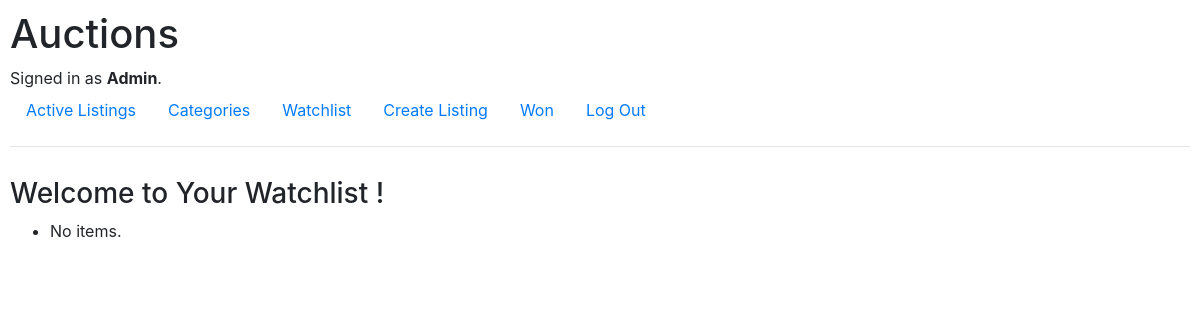
Page /watchlist/ (signed in) on the earlier database version.
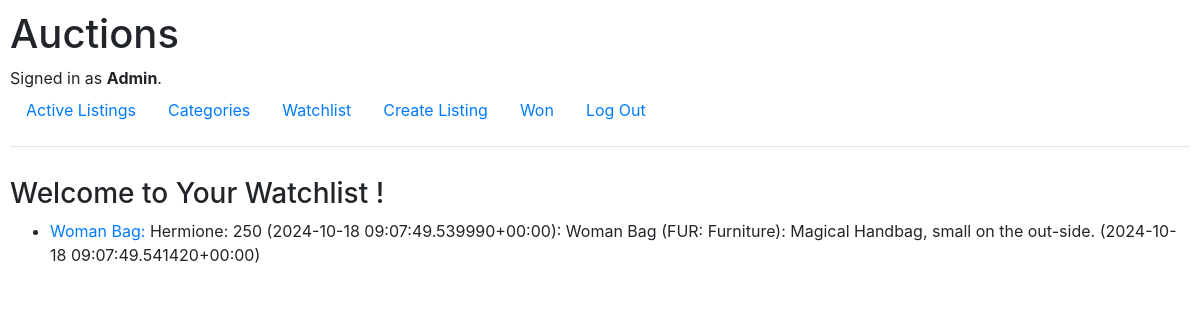
Same page on the later database version.
### auctions/models.py (models this page shows, shortened)
class User(AbstractUser):
    pass

class Watchlist(models.Model):
    user = models.ForeignKey(User, on_delete=models.CASCADE, related_name="watch_user_ref")
    auction = models.ForeignKey(AuctionListing, on_delete=models.CASCADE, related_name="watch_listing_ref")
    state = models.BooleanField(default=False)

class AuctionListing(models.Model):
    product = models.ForeignKey(Product, on_delete=models.CASCADE, related_name="listing_product_ref", null=True, blank=True)
    bid = models.ForeignKey(Bid, on_delete=models.SET_NULL, related_name="bid_ref", null=True, blank=True)
    date = models.DateTimeField(auto_now_add=True)
    active = models.BooleanField(default=True)
    comment = models.ManyToManyField(Comment, blank=True, related_name="comment_auction_ref")
    def __str__(self):
        return f"{self.bid}: {self.product} ({self.date})"

class Product(models.Model):
    user = models.ForeignKey(User, on_delete=models.CASCADE, related_name="product_user", null=True, blank=True)
    name = models.CharField(max_length=64)
    category = models.ForeignKey(Category, on_delete=models.CASCADE, related_name="category_ref")
    description = models.TextField()
    initial_price = models.IntegerField(default=1)
    picture = models.CharField(max_length=128, blank=True, null=True)
    def __str__(self):
        return f"{self.name} ({self.category}): {self.description}"

class Bid(models.Model):
    user = models.ForeignKey(User, on_delete=models.CASCADE, related_name="bid_user")
    product = models.ForeignKey(Product, on_delete=models.CASCADE, related_name="bid_product_ref")
    owner = models.BooleanField(default=False)
    amount = models.IntegerField()
    time = models.DateTimeField(auto_now_add=True)
    def __str__(self):
        return f"{self.user}: {self.amount} ({self.time})"

class Category(models.Model):
    code = models.CharField(max_length=10)
    details = models.CharField(max_length=64)
    def __str__(self):
        return f"{self.code}: {self.details}"

### auctions/views.py (the view)
# urls.py: path("watchlist/", views.watchlist, name="watchlist"),
@login_required
def watchlist(request):
    current_user_id = request.user.id
    watchlist = Watchlist.objects.filter(user=current_user_id)
    return render(request, "auctions/watchlist.html", {
        "watchlist": watchlist
    })

### auctions/templates/auctions/watchlist.html
{% extends "auctions/layout.html" %}
{% load static %}
{% block body %}
<h3>Welcome to Your Watchlist <b>{{ watchlist.user }}</b> !</h3>
<ul>
  {% for item in watchlist %}
  <li><a href="{% url 'page' item.auction.id%}">{{ item.auction.product.name }}: </a>{{ item.auction }}</li>
  {% empty %}
  <li>No items.</li>
  {% endfor %}
</ul>
{% endblock %}

### auctions/templates/auctions/layout.html (shortened to what this page needs)
{% load static %}
<!DOCTYPE html>
<html lang="en">
    <head>
        <link rel="stylesheet" href="https://stackpath.bootstrapcdn.com/bootstrap/4.4.1/css/bootstrap.min.css">
        <link href="{% static 'auctions/styles.css' %}" rel="stylesheet">
    </head>
    <body>
        <h1>Auctions</h1>
        <div>
            {% if user.is_authenticated %}
                Signed in as <strong>{{ user.username }}</strong>.
            {% else %}
                Not signed in.
            {% endif %}
        </div>
        <ul class="nav">
            <li class="nav-item">
                <a class="nav-link" href="{% url 'index' %}">Active Listings</a>
            </li>
            {% if user.is_authenticated %}
                <li class="nav-item">
                  <a class="nav-link" href="{% url 'categories' %}">Categories</a>
                </li>
                <li class="nav-item">
                  <a class="nav-link" href="{% url 'watchlist' %}">Watchlist</a>
                </li>
                <li class="nav-item">
                  <a class="nav-link" href="{% url 'create' %}">Create Listing</a>
                </li>
                <li class="nav-item">
                  <a class="nav-link" href="{% url 'won' %}">Won</a>
                </li>
                <li class="nav-item">
                    <a class="nav-link" href="{% url 'logout' %}">Log Out</a>
                </li>
            {% endif %}
        </ul>
        <hr>
        {% block body %}
        {% endblock %}
    </body>
</html>

### auctions/static/auctions/styles.css (style rules this page uses)
body { padding: 10px; }
h3 { margin-top: 30px; }

Differences in the rows shown:
added Watchlist: auction.product.name "Woman Bag", auction "Hermione: 250 (2024-10-18 09:07:49.539990+00:00): Woman Bag (FUR: Furniture): Magical Handbag, small on the out-side. (2024-10-18 09:07:49.541420+00:00)"
Other differences:
text no longer shown: "No items."
